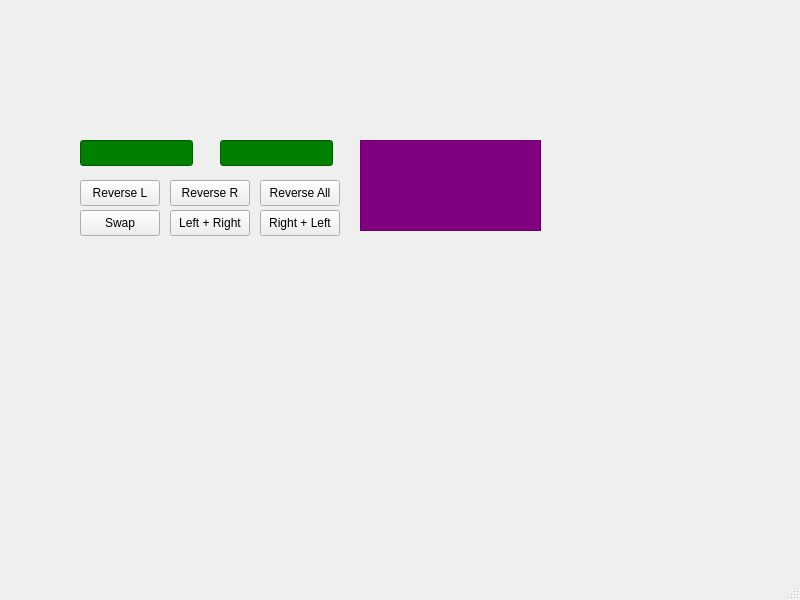
<?xml version="1.0" encoding="UTF-8"?>
<ui version="4.0">
 <class>MainWindow</class>
 <widget class="QMainWindow" name="MainWindow">
  <property name="geometry">
   <rect>
    <x>0</x>
    <y>0</y>
    <width>800</width>
    <height>600</height>
   </rect>
  </property>
  <property name="windowTitle">
   <string>MainWindow</string>
  </property>
  <widget class="QWidget" name="centralwidget">
   <widget class="QLineEdit" name="lineEditLeft">
    <property name="geometry">
     <rect>
      <x>80</x>
      <y>140</y>
      <width>113</width>
      <height>26</height>
     </rect>
    </property>
    <property name="styleSheet">
     <string notr="true">background-color: green</string>
    </property>
    <property name="text">
     <string/>
    </property>
   </widget>
   <widget class="QLineEdit" name="lineEditRight">
    <property name="geometry">
     <rect>
      <x>220</x>
      <y>140</y>
      <width>113</width>
      <height>26</height>
     </rect>
    </property>
    <property name="styleSheet">
     <string notr="true">background-color: green</string>
    </property>
    <property name="text">
     <string/>
    </property>
   </widget>
   <widget class="QTextEdit" name="lineEditResult">
    <property name="geometry">
     <rect>
      <x>360</x>
      <y>140</y>
      <width>181</width>
      <height>91</height>
     </rect>
    </property>
    <property name="styleSheet">
     <string notr="true">background-color: purple</string>
    </property>
   </widget>
   <widget class="QPushButton" name="btnReverseLeft">
    <property name="geometry">
     <rect>
      <x>80</x>
      <y>180</y>
      <width>80</width>
      <height>26</height>
     </rect>
    </property>
    <property name="text">
     <string>Reverse L</string>
    </property>
   </widget>
   <widget class="QPushButton" name="btnSwap">
    <property name="geometry">
     <rect>
      <x>80</x>
      <y>210</y>
      <width>80</width>
      <height>26</height>
     </rect>
    </property>
    <property name="text">
     <string>Swap</string>
    </property>
   </widget>
   <widget class="QPushButton" name="btnReverseRight">
    <property name="geometry">
     <rect>
      <x>170</x>
      <y>180</y>
      <width>80</width>
      <height>26</height>
     </rect>
    </property>
    <property name="text">
     <string>Reverse R</string>
    </property>
   </widget>
   <widget class="QPushButton" name="btnConcatLeft">
    <property name="geometry">
     <rect>
      <x>170</x>
      <y>210</y>
      <width>80</width>
      <height>26</height>
     </rect>
    </property>
    <property name="text">
     <string>Left + Right</string>
    </property>
   </widget>
   <widget class="QPushButton" name="btnReverseAll">
    <property name="geometry">
     <rect>
      <x>260</x>
      <y>180</y>
      <width>80</width>
      <height>26</height>
     </rect>
    </property>
    <property name="text">
     <string>Reverse All</string>
    </property>
   </widget>
   <widget class="QPushButton" name="btnConcatRight">
    <property name="geometry">
     <rect>
      <x>260</x>
      <y>210</y>
      <width>80</width>
      <height>26</height>
     </rect>
    </property>
    <property name="text">
     <string>Right + Left</string>
    </property>
   </widget>
  </widget>
  <widget class="QMenuBar" name="menubar">
   <property name="geometry">
    <rect>
     <x>0</x>
     <y>0</y>
     <width>800</width>
     <height>23</height>
    </rect>
   </property>
  </widget>
  <widget class="QStatusBar" name="statusbar"/>
 </widget>
 <resources/>
 <connections/>
</ui>
